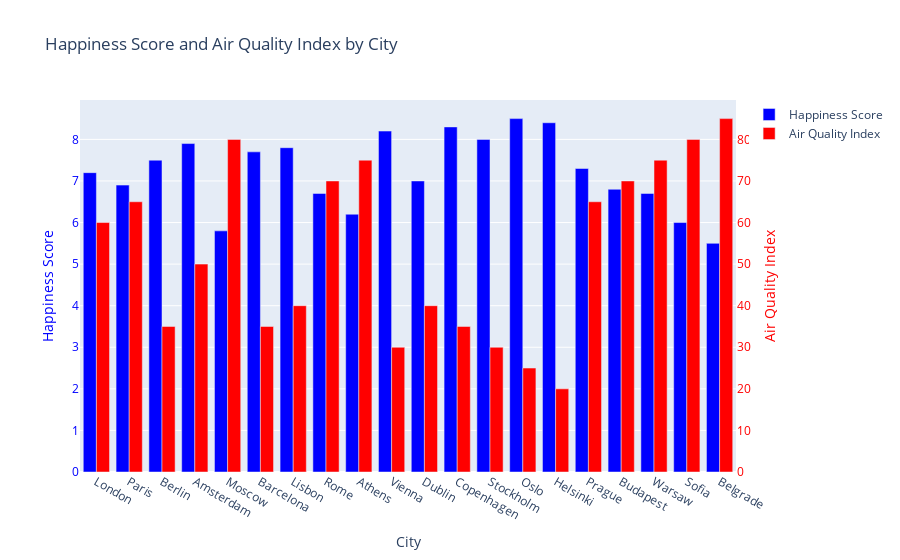

Notebook source saved alongside this figure:
### Code cell
european_cities = [
    "London",
    "Paris",
    "Berlin",
    "Amsterdam",
    "Barcelona",
    "Lisbon",
    "Rome",
    "Athens",
    "Vienna",
    "Dublin",
    "Copenhagen",
    "Stockholm",
    "Oslo",
    "Helsinki",
    "Prague",
    "Budapest",
    "Warsaw",
    "Sofia",
    "Belgrade",
    "Moscow"
]
train_europe_df = train_df[train_df['City'].isin(european_cities)]

cities = train_europe_df['City']
air_quality_index = train_europe_df['Air_Quality_Index']
happiness_score = train_europe_df['Happiness_Score']

# Create traces for the bar chart
trace1 = go.Bar(
    x=cities,
    y=happiness_score,
    name='Happiness Score',
    yaxis='y1',
    offsetgroup=1,
    marker=dict(color='blue')
)

trace2 = go.Bar(
    x=cities,
    y=air_quality_index,
    name='Air Quality Index',
    yaxis='y2',
    offsetgroup=2,
    marker=dict(color='red')
)

# Create the layout with two y-axes
layout = go.Layout(
    title='Happiness Score and Air Quality Index by City',
    yaxis=dict(
        title='Happiness Score',
        titlefont=dict(color='blue'),
        tickfont=dict(color='blue')
    ),
    yaxis2=dict(
        title='Air Quality Index',
        titlefont=dict(color='red'),
        tickfont=dict(color='red'),
        overlaying='y',
        side='right',
        showgrid=False
    ),
    xaxis=dict(
        title='City'
    ),
    barmode='group'
)

# Create the figure
fig = go.Figure(data=[trace1, trace2], layout=layout)

# Show the plot
fig.show()

### Figure 1 — Plotly figure (JSON) as saved in the notebook; plotly's stock layout.template omitted (floating-point values rounded to 4 significant figures)
{"data": [{"marker": {"color": "blue"}, "name": "Happiness Score", "offsetgroup": "1", "type": "bar", "x": ["London", "Paris", "Berlin", "Amsterdam", "Moscow", "Barcelona", "Lisbon", "Rome", "Athens", "Vienna", "Dublin", "Copenhagen", "Stockholm", "Oslo", "Helsinki", "Prague", "Budapest", "Warsaw", "Sofia", "Belgrade"], "y": [7.2, 6.9, 7.5, 7.9, 5.8, 7.7, 7.8, 6.7, 6.2, 8.2, 7, 8.3, 8, 8.5, 8.4, 7.3, 6.8, 6.7, 6, 5.5], "yaxis": "y"}, {"marker": {"color": "red"}, "name": "Air Quality Index", "offsetgroup": "2", "type": "bar", "x": ["London", "Paris", "Berlin", "Amsterdam", "Moscow", "Barcelona", "Lisbon", "Rome", "Athens", "Vienna", "Dublin", "Copenhagen", "Stockholm", "Oslo", "Helsinki", "Prague", "Budapest", "Warsaw", "Sofia", "Belgrade"], "y": [60, 65, 35, 50, 80, 35, 40, 70, 75, 30, 40, 35, 30, 25, 20, 65, 70, 75, 80, 85], "yaxis": "y2"}], "layout": {"barmode": "group", "title": {"text": "Happiness Score and Air Quality Index by City"}, "xaxis": {"title": {"text": "City"}}, "yaxis": {"tickfont": {"color": "blue"}, "title": {"font": {"color": "blue"}, "text": "Happiness Score"}}, "yaxis2": {"overlaying": "y", "showgrid": false, "side": "right", "tickfont": {"color": "red"}, "title": {"font": {"color": "red"}, "text": "Air Quality Index"}}}}
